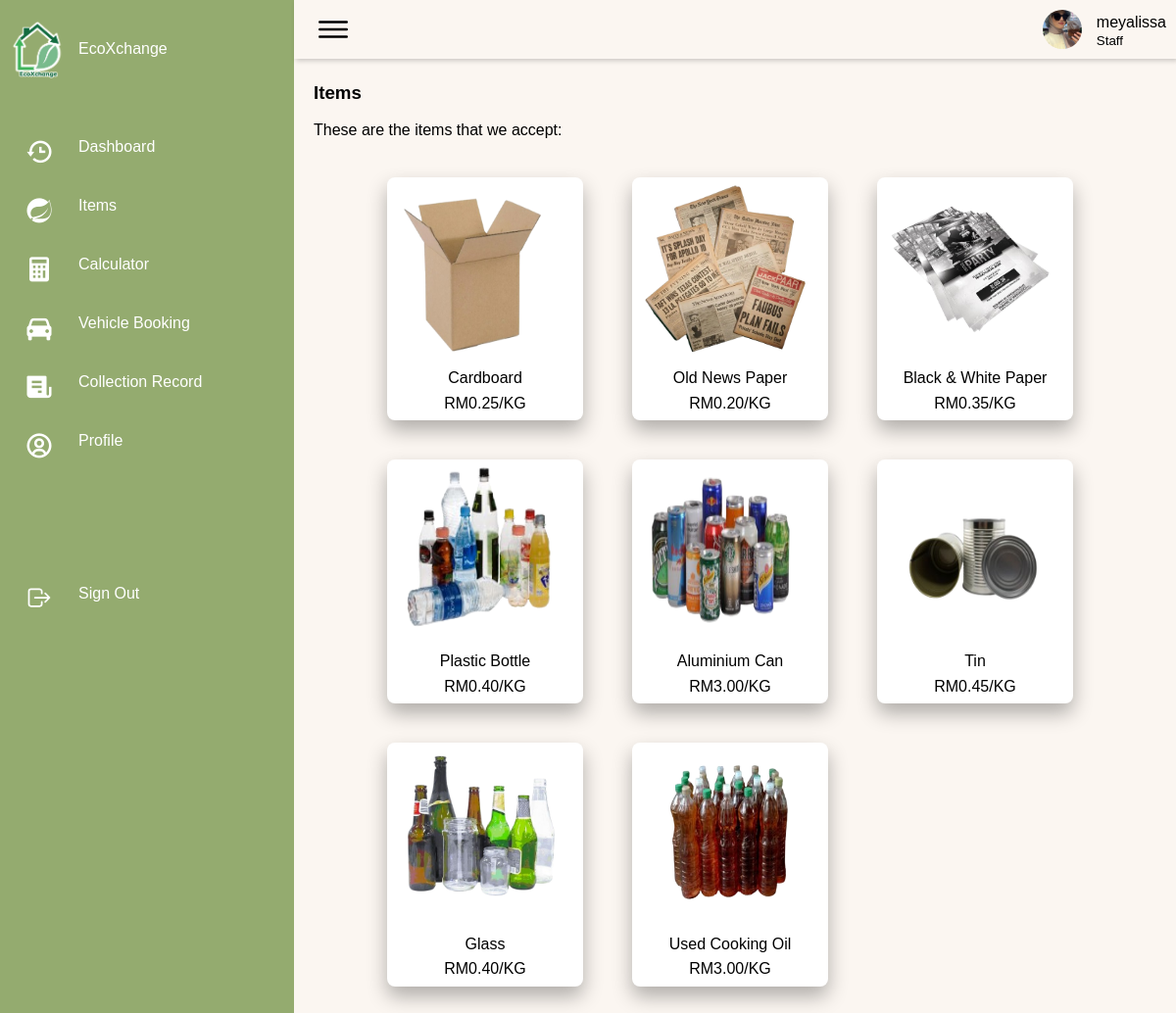
Page /EcoXchange/pages/items-2.php (signed in) on the committed database.
### tables this page shows
CREATE TABLE `staff` (
  `staff_ID` varchar(10) NOT NULL,
  `staff_username` varchar(20) NOT NULL,
  `staff_password` varchar(200) NOT NULL,
  `staff_first_name` varchar(30) NOT NULL,
  `staff_last_name` varchar(30) NOT NULL,
  `staff_contact_no` varchar(12) NOT NULL,
  `staff_email` varchar(30) NOT NULL,
  `category` varchar(30) NOT NULL,
  `staff_pict` varchar(255) NOT NULL
);

CREATE TABLE `item` (
  `item_ID` varchar(10) NOT NULL,
  `item_name` varchar(50) NOT NULL,
  `item_price` decimal(16,2) DEFAULT NULL,
  `item_pict` varchar(255) DEFAULT NULL
);

### EcoXchange/includes/fetchUserData.php (called while the page is built, shortened)
<?php
include("dbconn.php");
$username = $_SESSION['username'];
$role = $_SESSION['role'];
if ($role === 'Staff') {
    $sql = "SELECT * FROM staff WHERE staff_username = '$username'";
} elseif ($role === 'Customer') {
    $sql = "SELECT * FROM customer WHERE cust_username = '$username'";
} else {
    header("Location: ../pages/Login.php");
    exit();
}
$query = mysqli_query($dbconn, $sql) or die("Error: " . mysqli_error($dbconn));
$user = mysqli_fetch_assoc($query);
$name = $user["staff_username"] ?? $user["cust_username"];
$image = $user["staff_pict"] ?? $user["cust_pict"];
?>

### EcoXchange/pages/items-2.php (the view, shortened to what this page needs)
<?php
include('../includes/dbconn.php');
include('../includes/fetchUserData.php');
?>
<!DOCTYPE html>
<html lang="en">
<head>
    <link href="https://unpkg.com/boxicons@2.0.7/css/boxicons.min.css" rel="stylesheet" />
    <link rel="stylesheet" href="../style/items-2.css">
</head>
<body>
    <div class="container">
        <?php include('sidebar-2.php'); ?>
        <div class="main">
            <?php include('header.php'); ?>
            <div class="content">
                <div clas="nav-title"><h3>Items</h3></div>
                <div class="nav-desc">These are the items that we accept:</div>
                <div class="in-content">
                    <div class="grid-content">
                    <?php
                            include("../includes/dbconn.php");
                            $sql = "SELECT * FROM item";
                            $query = mysqli_query($dbconn, $sql);
                            $num_rows = mysqli_num_rows($query);
                            if($num_rows == 0){
                                echo "No item found";
                            } else {
                                while($row = mysqli_fetch_array($query)){
                        ?>
                        <div class="item">
                            <div class="content">
                                <div class="img"><img src="<?php echo $row['item_pict']; ?>" alt=""></div>
                                <div class="title"><?php echo $row['item_name']; ?></div>
                                <div class="price">RM<?php echo $row['item_price']; ?>/KG</div>
                            </div>
                        </div>
                        <?php
                                }
                            }
                        ?>
                    </div>
                </div>
            </div>
        </div>
    </div>
</body>
</html>

### EcoXchange/pages/header.php
<div class="topbar">
    <div class="toggle">
        <ion-icon name="menu-outline"></ion-icon>
    </div>
    <div class="user">
        <img src="<?php echo $image; ?>" alt="">
        <div class="info">
            <p><?php echo $name; ?></p>
            <small><?php echo $role; ?></small>
        </div>
    </div>
</div>

### EcoXchange/style/items-2.css (style rules this page uses)
.in-content { margin: 5px 50px; }
.grid-content { display:grid; justify-content: center; grid-template-columns: repeat(auto-fit, minmax(100px,250px)); }
.item .content { width:200px; background: white; box-shadow: 0 10px 20px rgba(0, 0, 0, 0.3); border-radius:8px; padding:5px; margin: 20px; }
.content img { width:180px; height:180px; }
.price { text-align: center; }
.item .content .title { color: black; padding: 0 20px; text-align: center; }
.nav-desc { padding: 10px 0; }
.content { width: 100%; }

### EcoXchange/style/SidebarUser.css (style rules this page uses)
* { font-family: "Ubuntu", sans-serif; margin: 0; padding: 0; box-sizing: border-box; }
body { min-height: 100vh; overflow-x: hidden; }
.container { position: relative; width: 100%; }
.main { position: absolute; width: calc(100% - 300px); left: 300px; min-height: 100vh; background: var(--background-color); transition: 0.5s; }
.topbar { width: 100%; height: 60px; display: flex; justify-content: space-between; align-items: center; padding: 0 10px; box-shadow: 2px 2px 5px rgba(0, 0, 0, 0.2); }
.toggle { position: relative; width: 60px; height: 60px; display: flex; justify-content: center; align-items: center; font-size: 2.5rem; cursor: pointer; }
.user { position: relative; display: flex; }
.user img { width: 40px; height: 40px; object-fit: cover; border-radius: 50%; cursor: pointer; }
.user .info { margin-left: 15px; height: 40px; }
.user p { margin-bottom: -8px; }
.user small { margin-top: -8px; }
.content { padding:20px; }

### EcoXchange/style/style.css (style rules this page uses)
:root { --background-color: #FBF6F1; --primary-color: #94AB6F; --dark-prim-color: #849B60; --secondary-color: #136B40; --white-color: #fff; --dark-color: #353535; --black-color: black; --text-grey: grey; --body-font: "Poppins", sans-serif, "Martel"; --biggest-font-size: 4.5rem; --h1-font-size: 2.5rem; --h2-font-size: 1.5rem; --h3-font-size: 1.25rem; --normal-font-size: 1rem; --small-font-size: 0.875rem; --smaller-font-size: 0.813rem; --font-medium: 400; --font-semi-bold: 600; --font-bold: 700; --mb-1: 0.5rem; --mb-2: 1rem; --mb-3: 1.5rem; --mb-4: 2rem; --mb-5: 2.5rem; --mb-6: 3rem; --z-normal: 1; --z-tooltip: 10; --z-fixed: 100; --screen-size: 80vh; --padding-size: 4rem 0 2rem; }
html { scroll-behavior: smooth; }
* { text-decoration: none; list-style: none; }
body { margin: var(--header-height) 0 0 0; font-family: var(--body-font); font-size: var(--normal-font-size); font-weight: var(--font-medium); background-color: var(--background-color); line-height: 1.6; }

### rows in the picture
staff: staff_pict (picture), staff_username "meyalissa"
item: item_pict (picture), item_name "Cardboard", item_price "0.25"
item: item_pict (picture), item_name "Old News Paper", item_price "0.20"
item: item_pict (picture), item_name "Black & White Paper", item_price "0.35"
item: item_pict (picture), item_name "Plastic Bottle", item_price "0.40"
item: item_pict (picture), item_name "Aluminium Can", item_price "3.00"
item: item_pict (picture), item_name "Tin", item_price "0.45"
item: item_pict (picture), item_name "Glass", item_price "0.40"
item: item_pict (picture), item_name "Used Cooking Oil", item_price "3.00"

### other values in the picture
$role "Staff"
